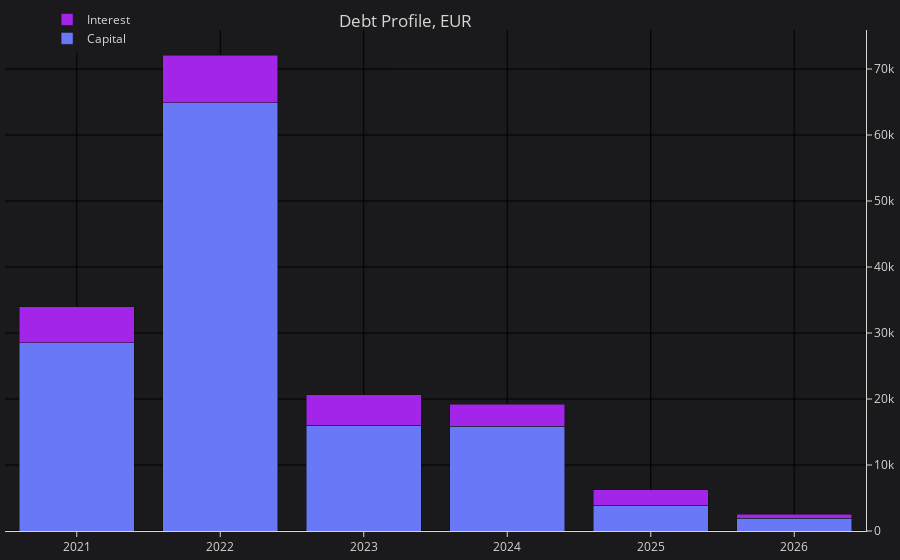

Write notebook code for a chart like this one.
### Code cell
# And finally, over the next 5 years...
graph_cash_flow(cashflow, 'Y', 5)

### Figure 1 — Plotly figure (JSON) as saved in the notebook; plotly's stock layout.template omitted (floating-point values rounded to 4 significant figures)
{"data": [{"name": "Capital", "type": "bar", "x": ["2021", "2022", "2023", "2024", "2025", "2026"], "y": [28540.0, 64910.0, 16060.0, 15860.0, 3899.0, 1923.0]}, {"name": "Interest", "type": "bar", "x": ["2021", "2022", "2023", "2024", "2025", "2026"], "y": [5417.0, 7203.0, 4565.0, 3330.0, 2339.0, 648.9]}], "layout": {"autosize": true, "barmode": "stack", "colorway": ["#6978F7", "#A325E9", "#96E05D", "#4A7FB9", "#E75A2D", "#FBE55A", "#8C8C8D", "#5A54F6"], "legend": {"font": {"color": "#D6D6D5"}, "orientation": "v", "x": 0.1, "xanchor": "center", "y": 1.05, "yanchor": "top"}, "margin": {"b": 5, "l": 5, "r": 5, "t": 5}, "paper_bgcolor": "#1A1A1D", "plot_bgcolor": "#1A1A1D", "title": {"font": {"color": "#D6D6D5"}, "text": "Debt Profile, EUR", "x": 0.45, "xanchor": "center", "yanchor": "top"}, "xaxis": {"autorange": true, "color": "#D6D6D5", "gridcolor": "black", "gridwidth": 1, "linecolor": "#D6D6D5", "range": [2020.0, 2026.0], "ticks": "outside", "type": "linear", "zerolinecolor": "black", "zerolinewidth": 1}, "yaxis": {"autorange": true, "color": "#D6D6D5", "gridcolor": "black", "gridwidth": 1, "linecolor": "#D6D6D5", "range": [0, 75910.0], "side": "right", "ticks": "outside", "type": "linear", "zerolinecolor": "black", "zerolinewidth": 1}}}
